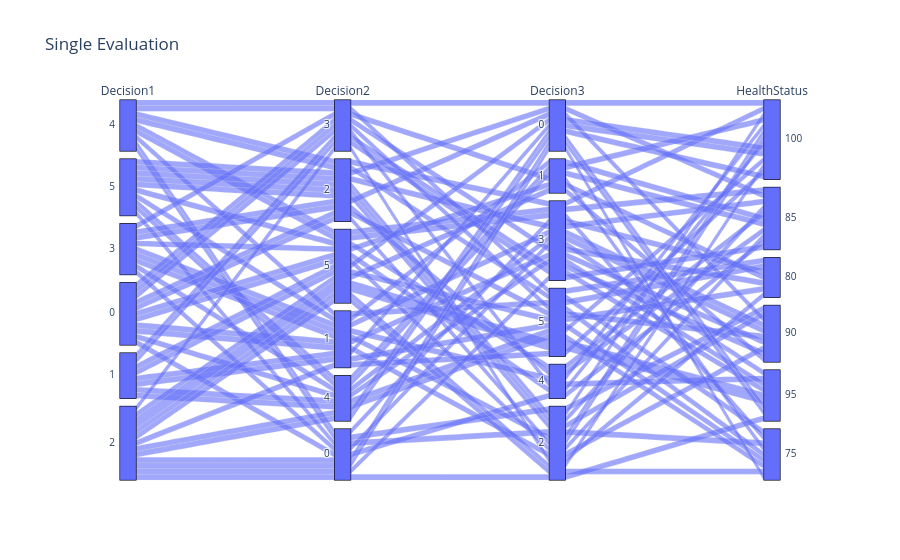

The cell this chart's notebook holds for it:
### Code cell
data = pd.read_csv("SingleEvaluation.csv")
fig = px.parallel_categories(data, title="Single Evaluation")
fig.show()

### Figure 1 — Plotly figure (JSON) as saved in the notebook; plotly's stock layout.template omitted (floating-point values rounded to 4 significant figures)
{"data": [{"dimensions": [{"label": "Decision1", "values": [4, 5, 3, 0, 0, 4, 3, 0, 3, 0, 5, 1, 0, 5, 5, 2, 1, 3, 2, 2, 5, 4, 2, 1, 0, 4, 3, 0, 2, 2, 1, 3, 2, 3, 0, 1, 4, 4, 4, 2, 2, 1, 2, 3, 5, 4, 0, 5, 1, 5, 5, 3, 1, 2, 4, 5, 0, 0, 2, 2]}, {"label": "Decision2", "values": [3, 2, 5, 1, 4, 3, 2, 5, 0, 3, 0, 5, 1, 2, 5, 5, 1, 2, 1, 5, 2, 5, 0, 4, 2, 2, 1, 5, 5, 3, 1, 1, 0, 1, 3, 3, 1, 2, 5, 5, 0, 5, 5, 3, 4, 0, 0, 1, 3, 4, 2, 4, 4, 4, 0, 2, 2, 3, 0, 4]}, {"label": "Decision3", "values": [0, 0, 1, 3, 3, 5, 4, 2, 3, 3, 2, 0, 2, 2, 4, 5, 0, 0, 5, 5, 2, 3, 3, 5, 5, 3, 3, 4, 2, 2, 5, 4, 0, 2, 4, 3, 5, 5, 3, 2, 0, 5, 1, 1, 1, 2, 4, 1, 3, 1, 2, 3, 5, 0, 3, 3, 2, 5, 2, 0]}, {"label": "HealthStatus", "values": [100, 85, 80, 90, 95, 80, 85, 85, 95, 80, 75, 100, 90, 85, 85, 95, 100, 90, 100, 95, 100, 75, 85, 75, 90, 100, 90, 100, 75, 80, 75, 100, 95, 100, 95, 90, 80, 75, 85, 100, 75, 80, 90, 75, 100, 90, 85, 85, 95, 85, 90, 90, 100, 100, 80, 85, 100, 75, 95, 95]}], "domain": {"x": [0, 1], "y": [0, 1]}, "name": "", "type": "parcats"}], "layout": {"autosize": true, "legend": {"tracegroupgap": 0}, "title": {"text": "Single Evaluation"}}}
